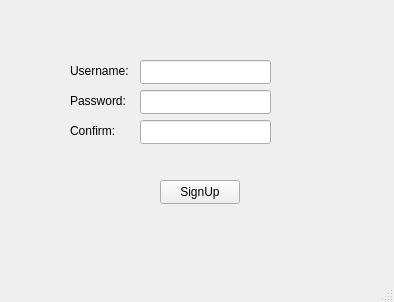
<?xml version="1.0" encoding="UTF-8"?>
<ui version="4.0">
 <class>SignUpWindow</class>
 <widget class="QMainWindow" name="SignUpWindow">
  <property name="geometry">
   <rect>
    <x>0</x>
    <y>0</y>
    <width>394</width>
    <height>302</height>
   </rect>
  </property>
  <property name="windowTitle">
   <string>SignUp</string>
  </property>
  <widget class="QWidget" name="centralwidget">
   <widget class="QLabel" name="usernameLabel">
    <property name="geometry">
     <rect>
      <x>70</x>
      <y>60</y>
      <width>61</width>
      <height>21</height>
     </rect>
    </property>
    <property name="text">
     <string>Username:</string>
    </property>
   </widget>
   <widget class="QLabel" name="passwordLabel">
    <property name="geometry">
     <rect>
      <x>70</x>
      <y>90</y>
      <width>61</width>
      <height>21</height>
     </rect>
    </property>
    <property name="text">
     <string>Password:</string>
    </property>
   </widget>
   <widget class="QLabel" name="confirmLabel">
    <property name="geometry">
     <rect>
      <x>70</x>
      <y>120</y>
      <width>51</width>
      <height>21</height>
     </rect>
    </property>
    <property name="text">
     <string>Confirm:</string>
    </property>
   </widget>
   <widget class="QLineEdit" name="usernameInput">
    <property name="geometry">
     <rect>
      <x>140</x>
      <y>60</y>
      <width>131</width>
      <height>24</height>
     </rect>
    </property>
   </widget>
   <widget class="QLineEdit" name="passwordInput">
    <property name="geometry">
     <rect>
      <x>140</x>
      <y>90</y>
      <width>131</width>
      <height>24</height>
     </rect>
    </property>
    <property name="echoMode">
     <enum>QLineEdit::Password</enum>
    </property>
   </widget>
   <widget class="QLineEdit" name="confirmInput">
    <property name="geometry">
     <rect>
      <x>140</x>
      <y>120</y>
      <width>131</width>
      <height>24</height>
     </rect>
    </property>
    <property name="echoMode">
     <enum>QLineEdit::Password</enum>
    </property>
   </widget>
   <widget class="QPushButton" name="signUpButton">
    <property name="geometry">
     <rect>
      <x>160</x>
      <y>180</y>
      <width>80</width>
      <height>24</height>
     </rect>
    </property>
    <property name="text">
     <string>SignUp</string>
    </property>
   </widget>
  </widget>
  <widget class="QMenuBar" name="menubar">
   <property name="geometry">
    <rect>
     <x>0</x>
     <y>0</y>
     <width>394</width>
     <height>21</height>
    </rect>
   </property>
  </widget>
  <widget class="QStatusBar" name="statusbar"/>
 </widget>
 <resources/>
 <connections/>
</ui>
